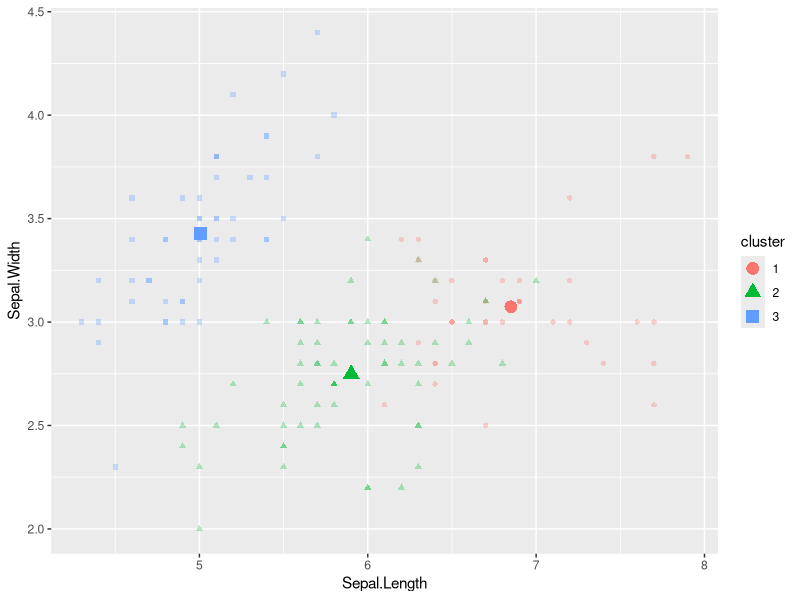
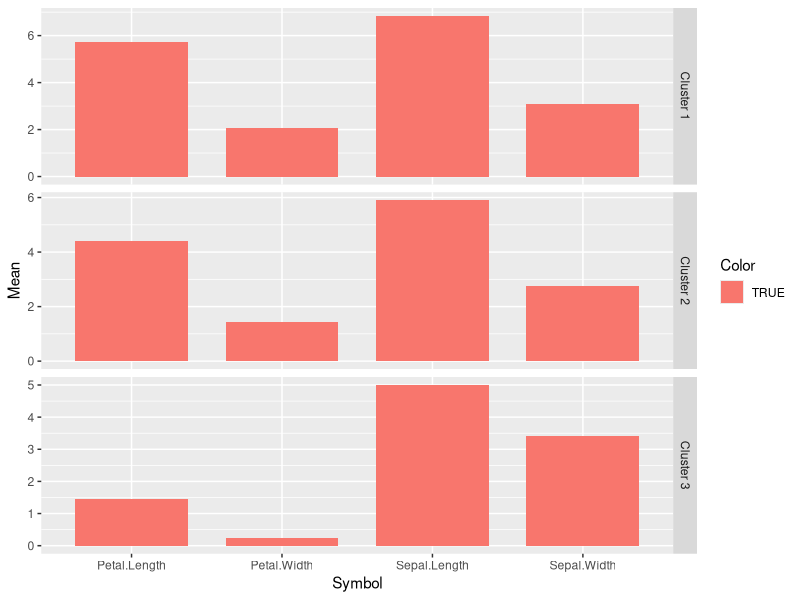

Write R code to recreate these figures, in order.
R.version  #r version running
search()        # Shows the loaded packages
getOption("defaultPackages")
library()       # Shows the installed packages
#install.packages("ggplot2")
#install.packages("tidyr")
library(ggplot2)
library("tidyr")
#install.packages(c("tidyr", "devtools")) #tidyr for data handling
getwd()  #name of the working directory
dir()  # show files in the working directory
#to change working directory
#getting and setting the working directory
setwd("C:\\Users\\lenovo\\Desktop\\Rdatamining")
getwd()
#Kmeans clustering
data(iris)
#to get structure of data
str(iris)
iris2 <- iris
iris2$Species <- NULL #not to use species field
str(iris2)
km <- kmeans(iris2, 3)
km
?kmeans
km$size  #size of each cluster
km$centers
km$cluster
km$iter  #number of iterations used
iris2$cluster <- factor(km$cluster) #adding cluster label with each point
iris2
km$withinss  #each cluster Sum of square error

#visulaizing clusters
I=iris2[c(1,2,5)]
I  #data to plot
centers <- data.frame(cluster=factor(1:3), km$centers)
centers
ggplot(data=I, aes(x=Sepal.Length, y=Sepal.Width, color=cluster, shape=cluster)) +
  geom_point(alpha=.3)+
  geom_point(data=centers, aes(x=Sepal.Length, y=Sepal.Width), size=3, stroke=2)

#plotting mean of each variable within each cluster
centers=km$centers
t(centers)
centers <- as.data.frame(t(centers))
names(centers) <- paste("Cluster", 1:3)
centers
centers$Symbol <- row.names(centers)
centers$Symbol

centers <- gather(centers, "Cluster", "Mean", -Symbol)
centers$Color = centers$Mean > 0
ggplot(centers, aes(x=Symbol, y=Mean, fill=Color)) +
  geom_bar(stat='identity', position = "identity", width=.75) +
  facet_grid(Cluster ~ ., scales='free_y')
#comparing clusters with actual class species
table(iris$Species, km$cluster)

#other parameters setting
km1 <- kmeans(iris2, 2,5) #adding number of iteration
table(iris$Species, km1$cluster) 
#may create confusion matrix

